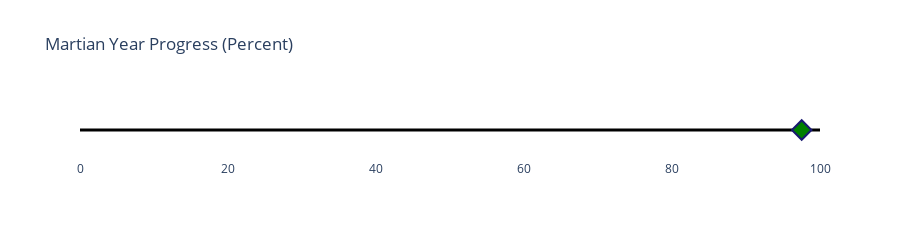

The cell this chart's notebook holds for it:
### Markdown cell above
Now lets set up our **figure**. We will use a scatter plot in order to create our progress bar and manipulate the parameters in order to build a solid representation of Mars' progress into the year.

### Code cell
fig = go.Figure()

#Add Scatter Plot
fig.add_trace(go.Scatter(x=[sol_in_percent],y=[0,0],mode='markers',
                        marker_symbol='diamond',
                        marker_line_color="midnightblue", 
                         marker_color="green", 
                           marker_line_width=2, marker_size=15))

#Set The Percentage Range (0%-100%)
fig.update_xaxes(range=[0,100],
                 showgrid=False)

#Y Axis Parameters
fig.update_yaxes(showgrid=False,
                zeroline=True,
                zerolinecolor='black',
                zerolinewidth=3,
                showticklabels=False)

fig.update_layout(title=title, height=200, plot_bgcolor='white')
fig.show()

### Figure 1 — Plotly figure (JSON) as saved in the notebook; plotly's stock layout.template omitted (floating-point values rounded to 4 significant figures)
{"data": [{"marker": {"color": "green", "line": {"color": "midnightblue", "width": 2}, "size": 15, "symbol": "diamond"}, "mode": "markers", "type": "scatter", "x": [97.53], "y": [0, 0]}], "layout": {"height": 200, "plot_bgcolor": "white", "title": {"text": "Martian Year Progress (Percent)"}, "xaxis": {"range": [0, 100], "showgrid": false}, "yaxis": {"showgrid": false, "showticklabels": false, "zeroline": true, "zerolinecolor": "black", "zerolinewidth": 3}}}
